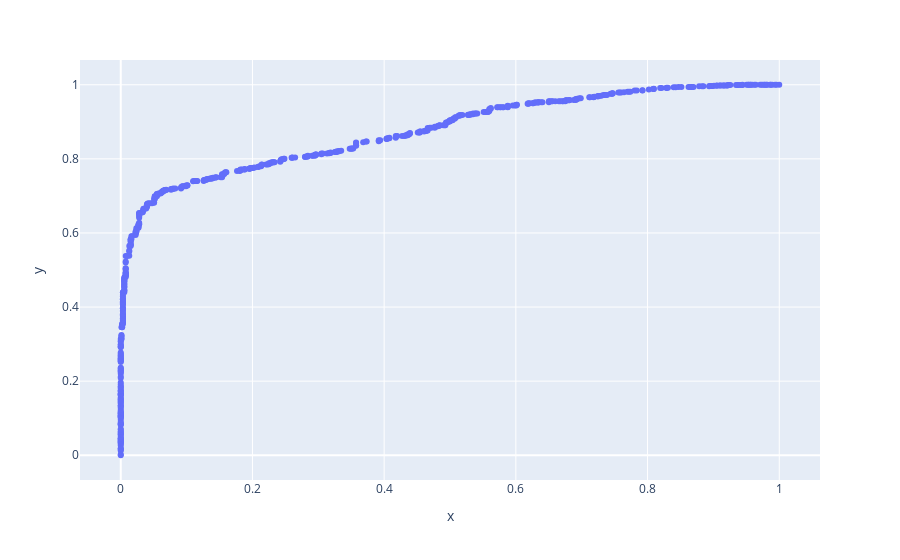

The notebook cell saved with this chart:
### Code cell
px.scatter(x = fpr,y = tpr)

### Figure 1 — Plotly figure (JSON) as saved in the notebook; plotly's stock layout.template omitted (floating-point values rounded to 4 significant figures; data arrays with more than 128 entries replaced by an {"elided": "..."} marker saying what was removed)
{"data": [{"hovertemplate": "x=%{x}<br>y=%{y}<extra></extra>", "legendgroup": "", "marker": {"color": "#636efa", "symbol": "circle"}, "mode": "markers", "name": "", "orientation": "v", "showlegend": false, "type": "scatter", "x": {"elided": "633 float values"}, "xaxis": "x", "y": {"elided": "633 float values"}, "yaxis": "y"}], "layout": {"legend": {"tracegroupgap": 0}, "margin": {"t": 60}, "xaxis": {"anchor": "y", "domain": [0, 1], "title": {"text": "x"}}, "yaxis": {"anchor": "x", "domain": [0, 1], "title": {"text": "y"}}}}
